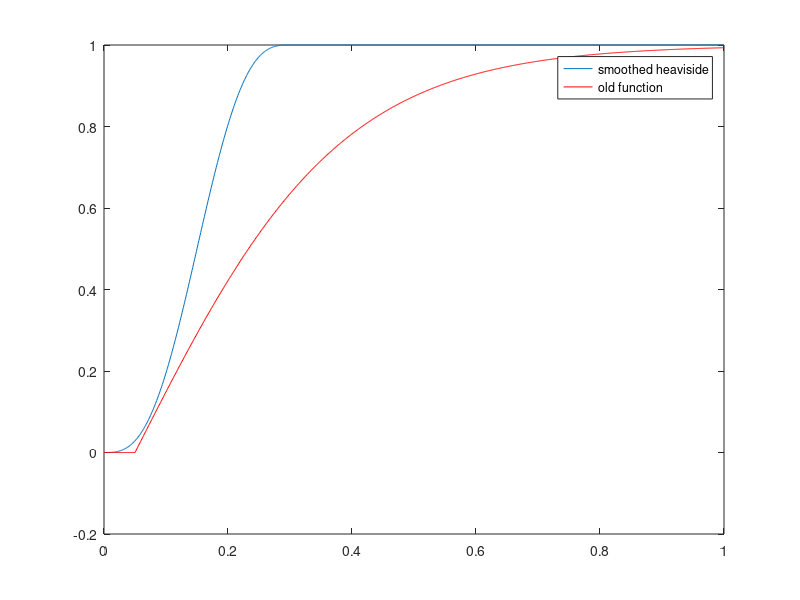

Write the MATLAB code that produced this figure.
clear all; close all; clc;


x=-0.0:0.001:1;

threshold=0.15;
delta=threshold;
lower_bound=threshold-delta;
upper_bound=threshold+delta;
for i=1:length(x);
    
    if x(i)<lower_bound
        y(i)=0;
    elseif x(i) <upper_bound
        y(i)=(1+(x(i)-threshold)/delta + 1/pi*sin(pi*(x(i)-threshold)/delta))/2;
    else
        y(i)=1;
    end
end

threshold=0.05;
a=3;
y_old=0.5*(tanh(a*(x-threshold))+abs(tanh(a*(x-threshold)) ) );

plot(x,y,'-',x,y_old,'r-')
legend('smoothed heaviside','old function')
       

% % function H = Heaviside(phi,epsilon)  
% % %   Heaviside(phi,epsilon)  compute the smooth Heaviside function 
% % %   
% % %   created on 04/26/2004 
% % %   author: Chunming Li 
% % %   email: li_chunming@hotmail.com 
% % %   Copyright (c) 2004-2006 by Chunming Li 
% epsilon=delta/10;
% H = 0.5*(1+ (2/pi)*atan((x-threshold)./epsilon));
% hold all
% plot(x,H)